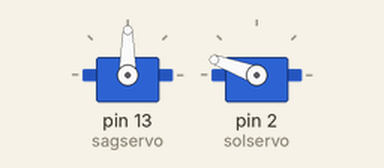
This sketch was run on a simulated Arduino Uno, built with avr-gcc and run on an emulated ATmega328P. On the bench: 2 × servo.

Above: at 0.05 s.
Timing chart, 0 to 3.0 s (numbered marks = the images above):
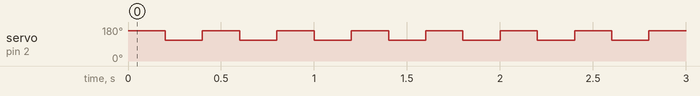

Measured:
- by itself, servo on pin 2 (solservo): alternates 160° for 0.20 s and 110° for 0.20 s

The sketch:

servo.ino
```cpp
#include <Servo.h>

Servo sagservo;
Servo solservo;

int pos = 0;    // variable to store the servo position

void setup() {
  sagservo.attach(13);
  solservo.attach(2);
}

void loop() {
  /*
  for (pos = 10; pos <= 60; pos += 1) {
    // in steps of 1 degree
    sagservo.write(pos);
    delay(5);
  }
  for (pos = 60; pos >= 10; pos -= 1) {
    sagservo.write(pos);
    delay(5);
  }

    for (pos = 110; pos <= 160; pos += 1) {
    // in steps of 1 degree
    solservo.write(pos);
    delay(5);
  }
  for (pos = 160; pos >= 110; pos -= 1) {
    solservo.write(pos);
    delay(5);
  }
  */
  solservo.write(160);
  delay(200);
  solservo.write(110);
  delay(200);

}
```
